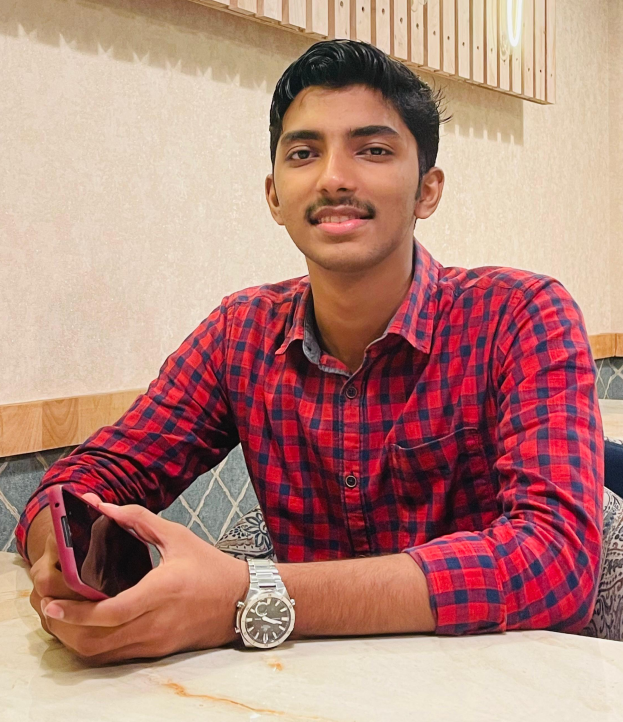
#> input picture Photos/BC.png, 1246 x 1444 px, found by its file name (shown at 1/2 size)
$ python 14-edge.py
#> lines starting #> are read from the running program, lines starting #| are printed output that depends on the picture; after the words box and inside, x2 and y2 are one past the last pixel; in counts of white or black regions, pixels touching at a corner belong together
import cv2 as cv
import numpy as np

img = cv.imread("Photos\BC.png")
#> img is the input picture: shape (1444, 1246, 3); mean B, G, R 123.2, 132.9, 181
resized = cv.resize(img,(400,450),cv.INTER_AREA)
gray = cv.cvtColor(resized,cv.COLOR_BGR2GRAY)
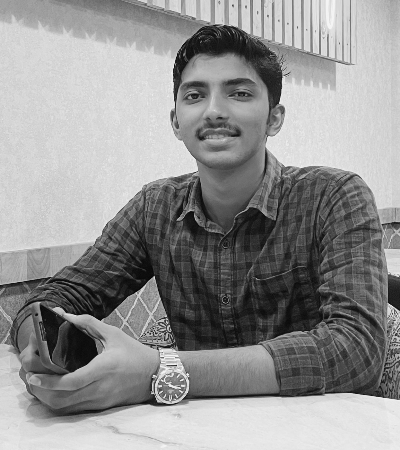
#> gray: shape (450, 400); min 5, max 245, mean 146.1

cv.imshow("Gray",gray)

lap = cv.Laplacian(gray,cv.CV_64F)
lap = np.uint8(np.absolute(lap))
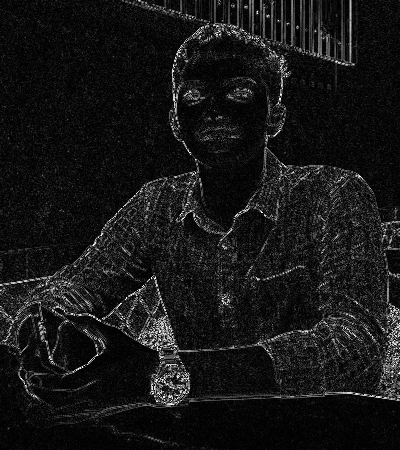
#> lap: shape (450, 400); min 0, max 255, mean 22.6

cv.imshow("Laplacian",lap)

sobelX = cv.Sobel(gray,cv.CV_64F,1,0)
sobelY = cv.Sobel(gray,cv.CV_64F,0,1)

sobel = cv.bitwise_or(sobelX,sobelY)
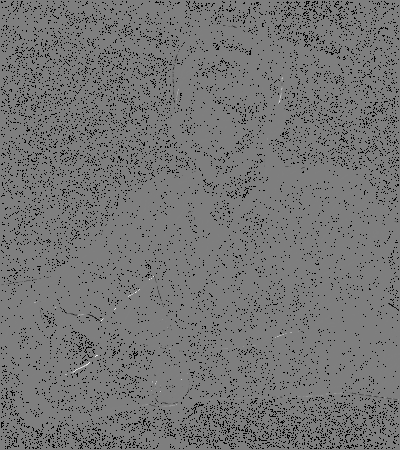
#> sobel: shape (450, 400) float64; 7.27% of the values are NaN or infinite; the others: min -129536, max 130944, mean -120.3; drawn with min black, max white, NaN and infinite black

cv.imshow("SobelX",sobelX)
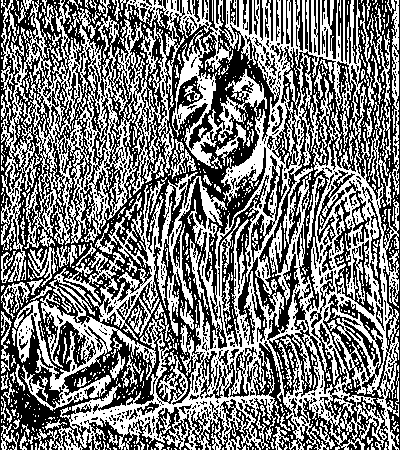
#> window 'SobelX': shape (450, 400); 48.2% white in thin lines or dots
cv.imshow("SobelY",sobelY)
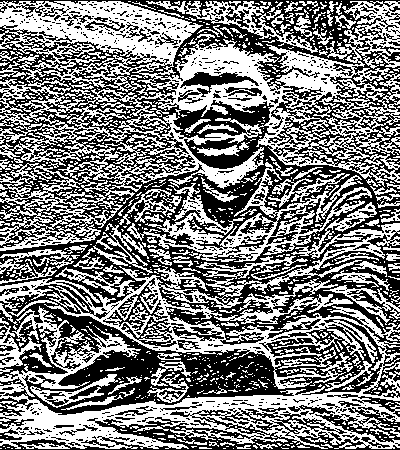
#> window 'SobelY': shape (450, 400); 49% white; 941 white regions (795 under 20 px), largest, box (x1, y1, x2, y2) and area: (0, 1, 400, 192) 31415, (0, 202, 400, 449) 28001, (127, 162, 372, 262) 5232
cv.imshow("Sobel",sobel)
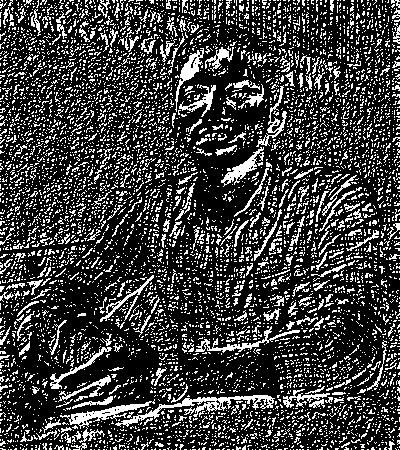
#> window 'Sobel': shape (450, 400); 24.1% white in thin lines or dots

canny = cv.Canny(gray,150,175)
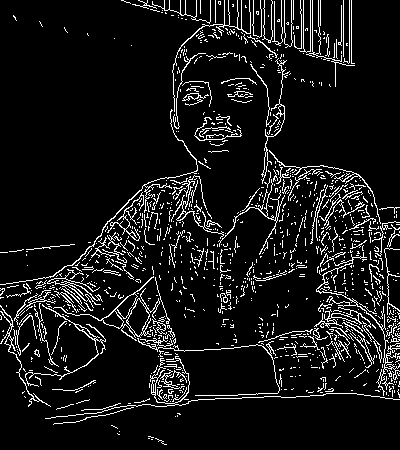
#> canny: shape (450, 400); 8.8% white in thin lines or dots
cv.imshow("Canny",canny)

cv.waitKey(0)

$ run again, with Photos/img.png copied over Photos/BC.png
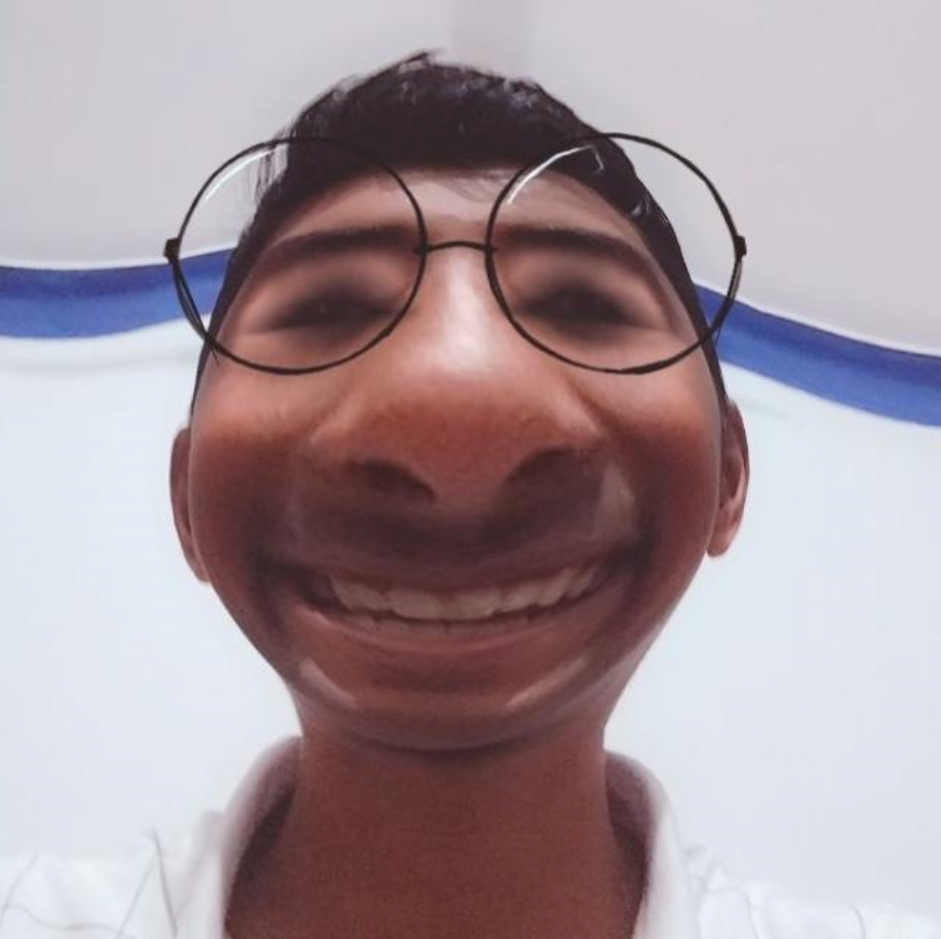
#> input picture Photos/img.png, 941 x 939 px, found by its file name
#> img is the input picture: shape (939, 941, 3); mean B, G, R 156.2, 150.1, 165.8
#> `cv.imshow("SobelX",sobelX)`:
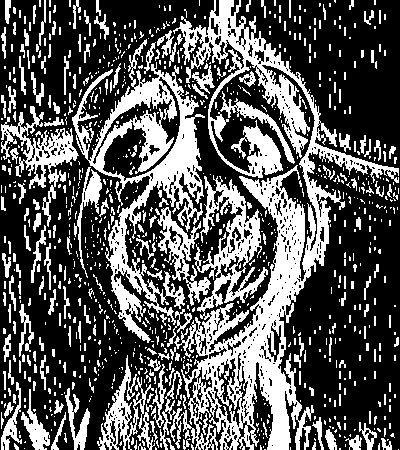
#> window 'SobelX': shape (450, 400); 34.6% white; 993 white regions (784 under 20 px), largest, box (x1, y1, x2, y2) and area: (160, 0, 399, 450) 27328, (72, 39, 205, 343) 10499, (1, 106, 79, 227) 2422
#> `canny = cv.Canny(gray,150,175)`:
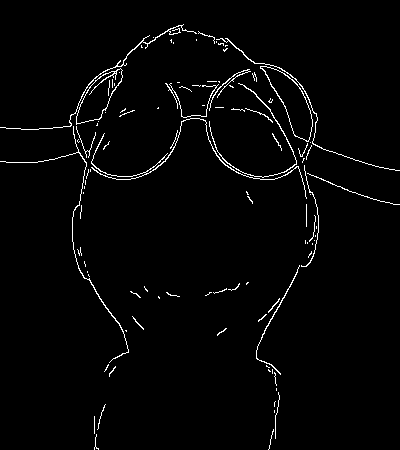
#> canny: shape (450, 400); 2.1% white in thin lines or dots

$ run again, with Photos/IMG-20240428-WA0017.jpg saved as Photos/BC.png
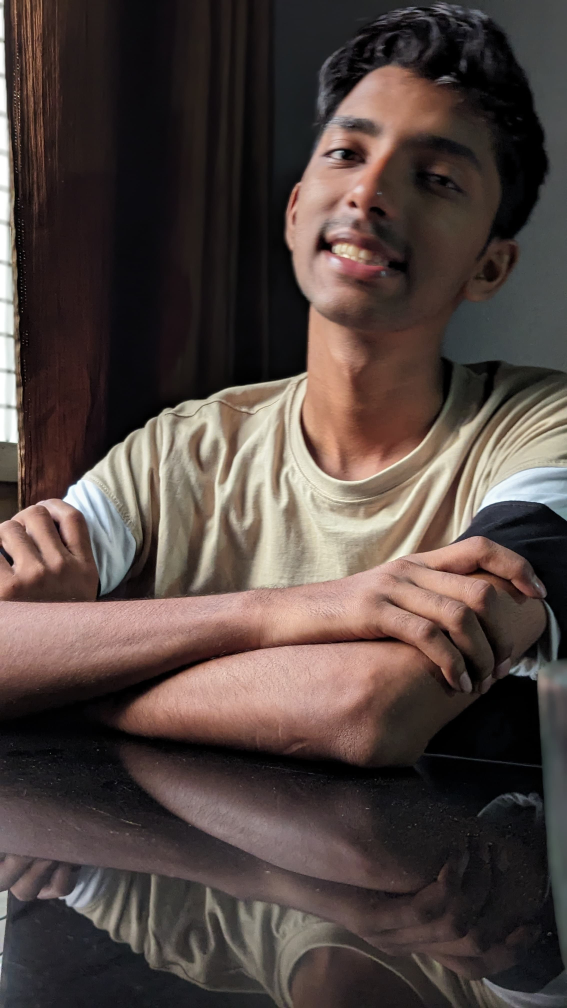
#> input picture Photos/IMG-20240428-WA0017.jpg, 2268 x 4032 px, found by its file name (shown at 1/4 size)
#> img is the input picture: shape (4032, 2268, 3); mean B, G, R 64.2, 68.5, 81.5
#> `cv.imshow("SobelX",sobelX)`:
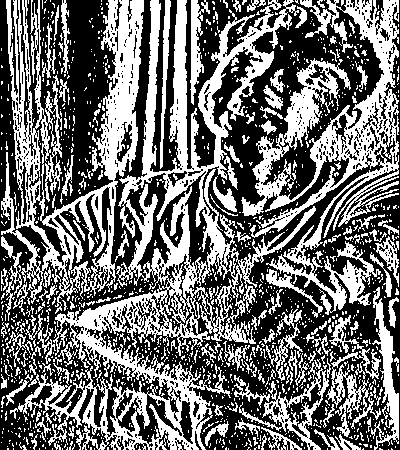
#> window 'SobelX': shape (450, 400); 43.6% white; 1300 white regions (1144 under 20 px), largest, box (x1, y1, x2, y2) and area: (10, 0, 316, 450) 27122, (241, 0, 399, 318) 15448, (1, 0, 144, 314) 14141
#> `canny = cv.Canny(gray,150,175)`:
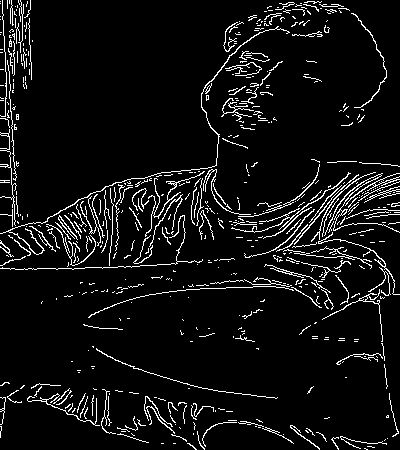
#> canny: shape (450, 400); 6.7% white in thin lines or dots

$ run again, with Photos/IMG-20240428-WA0019.jpg saved as Photos/BC.png
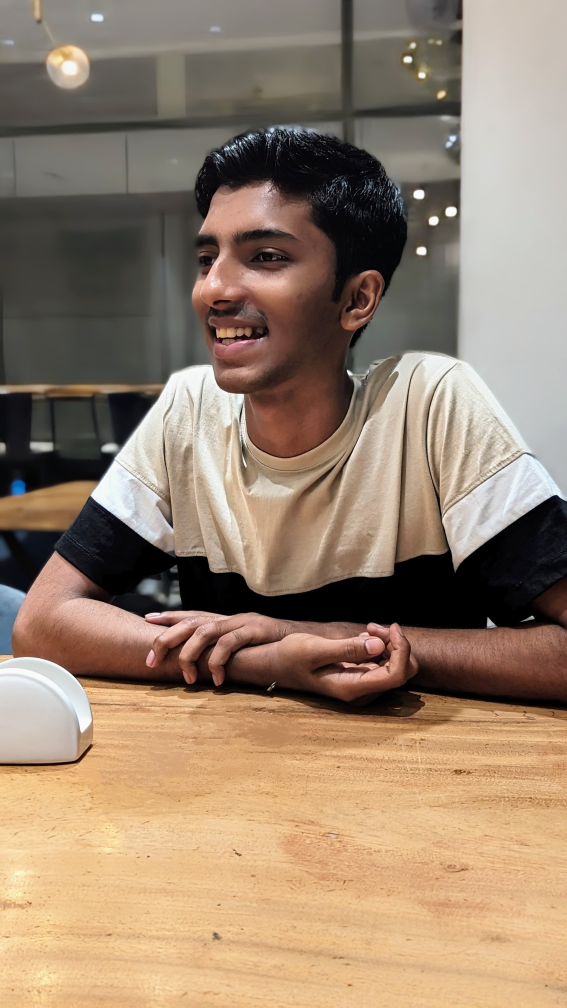
#> input picture Photos/IMG-20240428-WA0019.jpg, 2268 x 4032 px, found by its file name (shown at 1/4 size)
#> img is the input picture: shape (4032, 2268, 3); mean B, G, R 110.1, 130.7, 151.9
#> `canny = cv.Canny(gray,150,175)`:
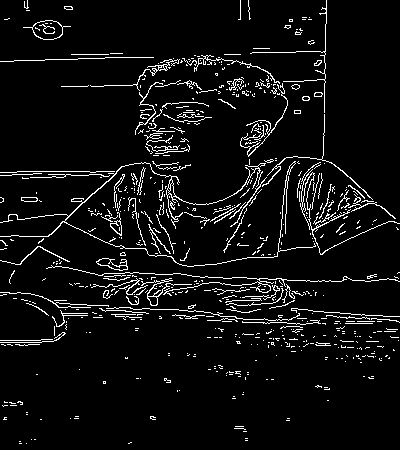
#> canny: shape (450, 400); 6% white in thin lines or dots
